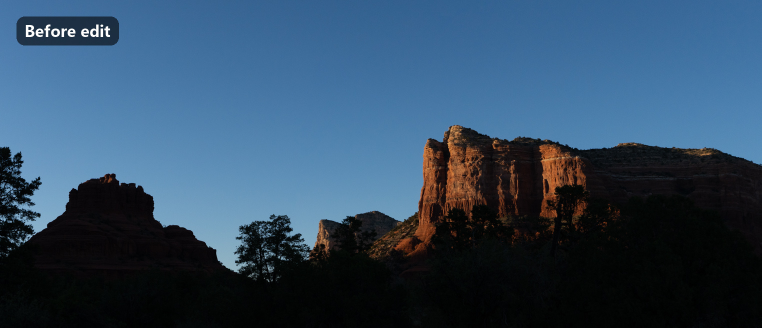
#> input picture assets/qwen_edit/1_before_edit.jpg, 1524 x 655 px (shown at 1/2 size); its folder holds only this picture in this run
$ python -i masks.py   (imports and definitions only)
#> lines starting #> are read from the running program, lines starting #| are printed output that depends on the picture
"""Masked training: a grayscale mask beside a training image weights each pixel's loss - white counts fully, grey
partly, black at the floor the Training tab sets. The picture itself stays whole.

A mask is named after its image with OneTrainer's suffix, so masks made there work here: photo.jpg -> photo-masklabel.png
(any image format). Mask files are never training images: every listing of a dataset's pictures leaves them out
(is_mask_file). Light on imports on purpose - the web server's folder listings use it.

load_mask brings a mask onto a cached latent's grid with the crop the picture got when it was cached (the same
resize_image_to_bucket, the same original size and bucket), so it is read at train time and never cached: editing a
mask needs no re-encode."""
import os

MASK_SUFFIX = "-masklabel"
_EXTS = (".png", ".webp", ".jpg", ".jpeg", ".bmp", ".tif", ".tiff")
ASPECT_TOLERANCE = 0.02          # a mask whose shape is further off than this from its picture's is not used


def is_mask_file(path) -> bool:
    return os.path.splitext(os.path.basename(str(path)))[0].lower().endswith(MASK_SUFFIX)


# [49 lines left out: functions mask_for, mask_for_stem, folder_names, folder_masks, mask_weight, not called in this run]


MIN_COVER = 0.01        # a mask with less white than this (an all-black one) leaves nothing to train on: not used


# [5 lines left out: function aspect_ok, not called in this run]


def read_mask(path):
    """A mask file -> grayscale PIL image (L): its brightness, white = train. A transparent part counts as black (a
    white subject painted on an empty layer), and a 16-bit grayscale file keeps its full range."""
    import numpy as np
    from PIL import Image
    with Image.open(path) as im:
#> im is the input picture: PIL image 1524x655 RGB; mean R, G, B 49.4, 74.7, 98.4
        im.load()
        if im.mode in ("I;16", "I;16B", "I;16L", "I"):
            a = np.asarray(im, dtype=np.float64)
            return Image.fromarray(np.clip(a / (257.0 if a.max() > 255 else 1.0), 0, 255).astype(np.uint8), "L")
        if im.mode in ("RGBA", "LA", "PA") or (im.mode == "P" and "transparency" in im.info):
            rgba = im.convert("RGBA")
            black = Image.new("RGBA", rgba.size, (0, 0, 0, 255))
            return Image.alpha_composite(black, rgba).convert("L")
        return im.convert("L")
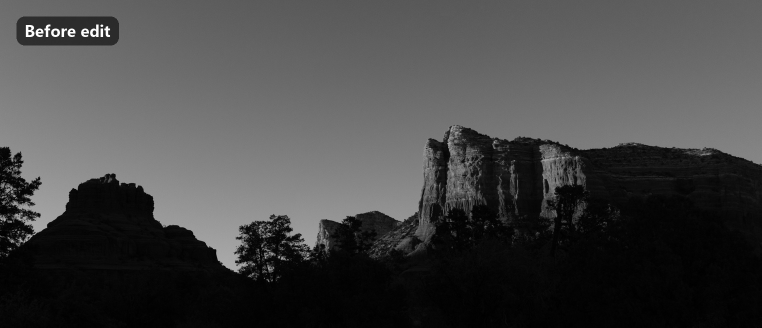
#> returned value: PIL image 1524x655 L (shown at 1/2 size); min 0, max 255, mean 69.8


# [27 lines left out: functions exif_rotated, mask_problem, not called in this run]


_MEMO = {}


# [28 lines left out: function load_mask, not called in this run]


_REPORTS = {}


# [39 lines left out: function folder_report, not called in this run]

>>> result = read_mask('../../../assets/qwen_edit/1_before_edit.jpg')
